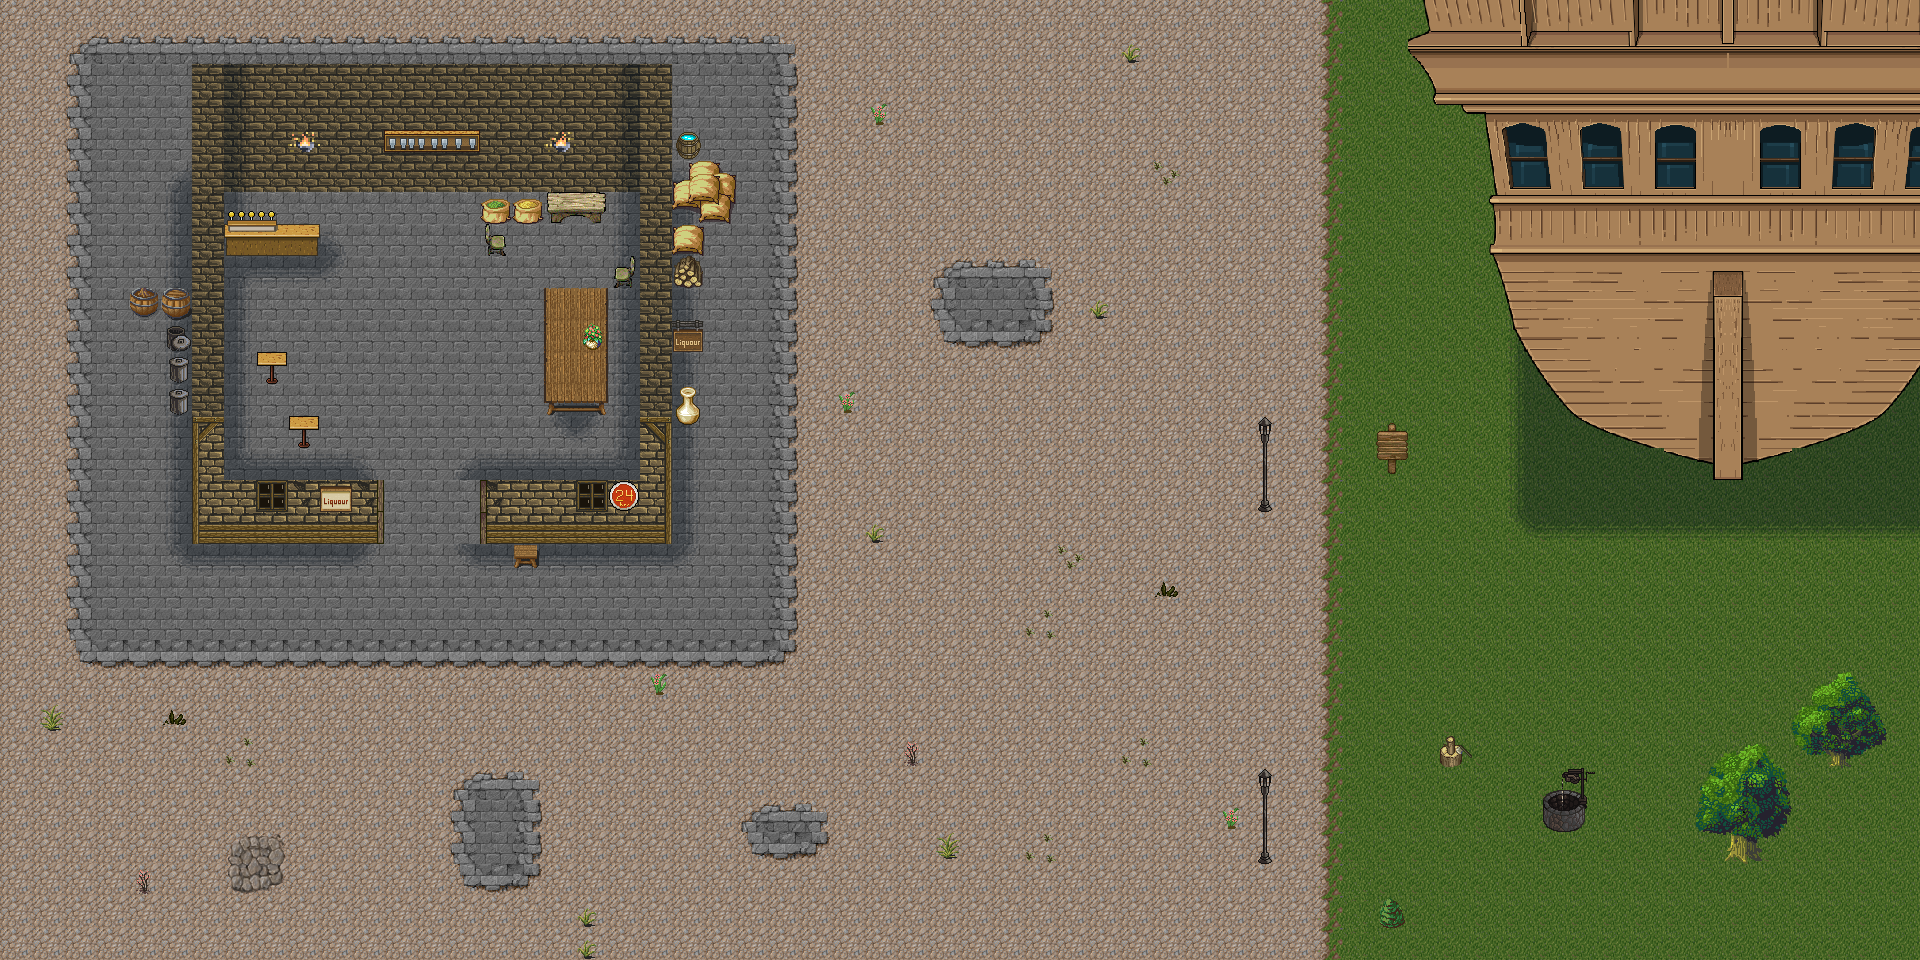

Rendered tile map (Tiled .tmx) drawn with the repository's tilesets; below, a short description and the map source with its tile grids summarised:
An orthogonal 60x30 tile map with 32x32 px tiles, 5 tile layers (ground, subdetail, detail, collision, ...), 1 hidden layer not drawn and 12 objects.

<map version="1.0" tiledversion="1.1.4" orientation="orthogonal" renderorder="right-down" width="60" height="30" tilewidth="32" tileheight="32" infinite="0" nextobjectid="15">
 <tileset firstgid="1" name="_WORLD-TILES-MASTER" tilewidth="32" tileheight="32" tilecount="3040" columns="40">
  <image source="_WORLD-TILES-MASTER.png" width="1280" height="2432" />
 </tileset>
 <layer name="ground" width="60" height="30">
  <data>[1800 cells, 1800 non-empty, 17 distinct tile ids]</data>
 </layer>
 <layer name="subdetail" width="60" height="30">
  <data>[1800 cells, 26 non-empty, 9 distinct tile ids]</data>
 </layer>
 <layer name="detail" width="60" height="30">
  <data>[1800 cells, 159 non-empty, 17 distinct tile ids]</data>
 </layer>
 <layer name="collision" width="60" height="30">
  <data>[1800 cells, 306 non-empty, 134 distinct tile ids]</data>
 </layer>
 <objectgroup name="objects">
  <object id="1" gid="1349" x="864" y="226" width="32" height="32">
   <properties>
    <property name="colour" value="blue" />
    <property name="direction" value="-1,0" />
    <property name="objectType" value="truck" />
    <property name="type" value="object" />
   </properties>
  </object>
  <object id="2" gid="1349" x="899" y="425" width="32" height="32">
   <properties>
    <property name="colour" value="yellow" />
    <property name="direction" value="-1,0" />
    <property name="objectType" value="truck" />
    <property name="type" value="object" />
   </properties>
  </object>
  <object id="5" gid="1349" x="1054.4" y="141.162" width="32" height="32">
   <properties>
    <property name="colour" value="red" />
    <property name="direction" value="0,1" />
    <property name="objectType" value="truck" />
    <property name="type" value="object" />
   </properties>
  </object>
  <object id="6" gid="1349" x="1113.4" y="888.162" width="32" height="32">
   <properties>
    <property name="colour" value="grey" />
    <property name="direction" value="1,0" />
    <property name="objectType" value="truck" />
    <property name="type" value="object" />
   </properties>
  </object>
  <object id="7" gid="1349" x="682.404" y="753.162" width="32" height="32">
   <properties>
    <property name="colour" value="blue" />
    <property name="direction" value="0,-1" />
    <property name="objectType" value="truck" />
    <property name="type" value="object" />
   </properties>
  </object>
  <object id="8" gid="1349" x="200.404" y="790.162" width="32" height="32">
   <properties>
    <property name="colour" value="black" />
    <property name="direction" value="0,1" />
    <property name="objectType" value="truck" />
    <property name="type" value="object" />
   </properties>
  </object>
  <object id="9" gid="1349" x="383.404" y="859.162" width="32" height="32">
   <properties>
    <property name="colour" value="green" />
    <property name="direction" value="0,-1" />
    <property name="objectType" value="truck" />
    <property name="type" value="object" />
   </properties>
  </object>
  <object id="10" gid="1352" x="275.667" y="221.667" width="32" height="32">
   <properties>
    <property name="character" value="Truckstop Barista" />
    <property name="dI" type="int" value="0" />
    <property name="id" value="06" />
    <property name="key" value="npc" />
    <property name="name" value="Truckstop Barista" />
    <property name="questNodeId" value="kq-q-coffee-1" />
    <property name="static" type="bool" value="true" />
    <property name="type" value="npc" />
   </properties>
  </object>
  <object id="11" gid="1352" x="1361" y="481.333" width="32" height="32">
   <properties>
    <property name="function" value="init-sign" />
    <property name="message" value="Red Deer Truckstop Cafe and Bistro" />
    <property name="objectType" value="sign" />
    <property name="type" value="object" />
   </properties>
  </object>
  <object id="12" gid="1352" x="494.667" y="291.667" width="32" height="32">
   <properties>
    <property name="character" value="Candice" />
    <property name="dI" type="int" value="0" />
    <property name="id" value="07" />
    <property name="key" value="npc" />
    <property name="name" value="Candice" />
    <property name="static" type="bool" value="true" />
    <property name="type" value="npc" />
   </properties>
  </object>
  <object id="13" gid="1352" x="272.333" y="410" width="32" height="32">
   <properties>
    <property name="character" value="Jay" />
    <property name="dI" type="int" value="0" />
    <property name="id" value="01" />
    <property name="key" value="npc" />
    <property name="name" value="Jay" />
    <property name="static" type="bool" value="true" />
    <property name="type" value="npc" />
   </properties>
  </object>
  <object id="14" gid="1352" x="913.667" y="735.333" width="32" height="32">
   <properties>
    <property name="character" value="Wendell" />
    <property name="dI" type="int" value="0" />
    <property name="id" value="01" />
    <property name="key" value="npc" />
    <property name="name" value="Wendell" />
    <property name="static" type="bool" value="false" />
    <property name="type" value="npc" />
   </properties>
  </object>
 </objectgroup>
 <layer name="subforeground" width="60" height="30">
  <data>[1800 cells, 81 non-empty, 72 distinct tile ids]</data>
 </layer>
 <layer name="foreground" width="60" height="30" visible="0">
  <data>[1800 cells, 219 non-empty, 42 distinct tile ids]</data>
 </layer>
</map>
